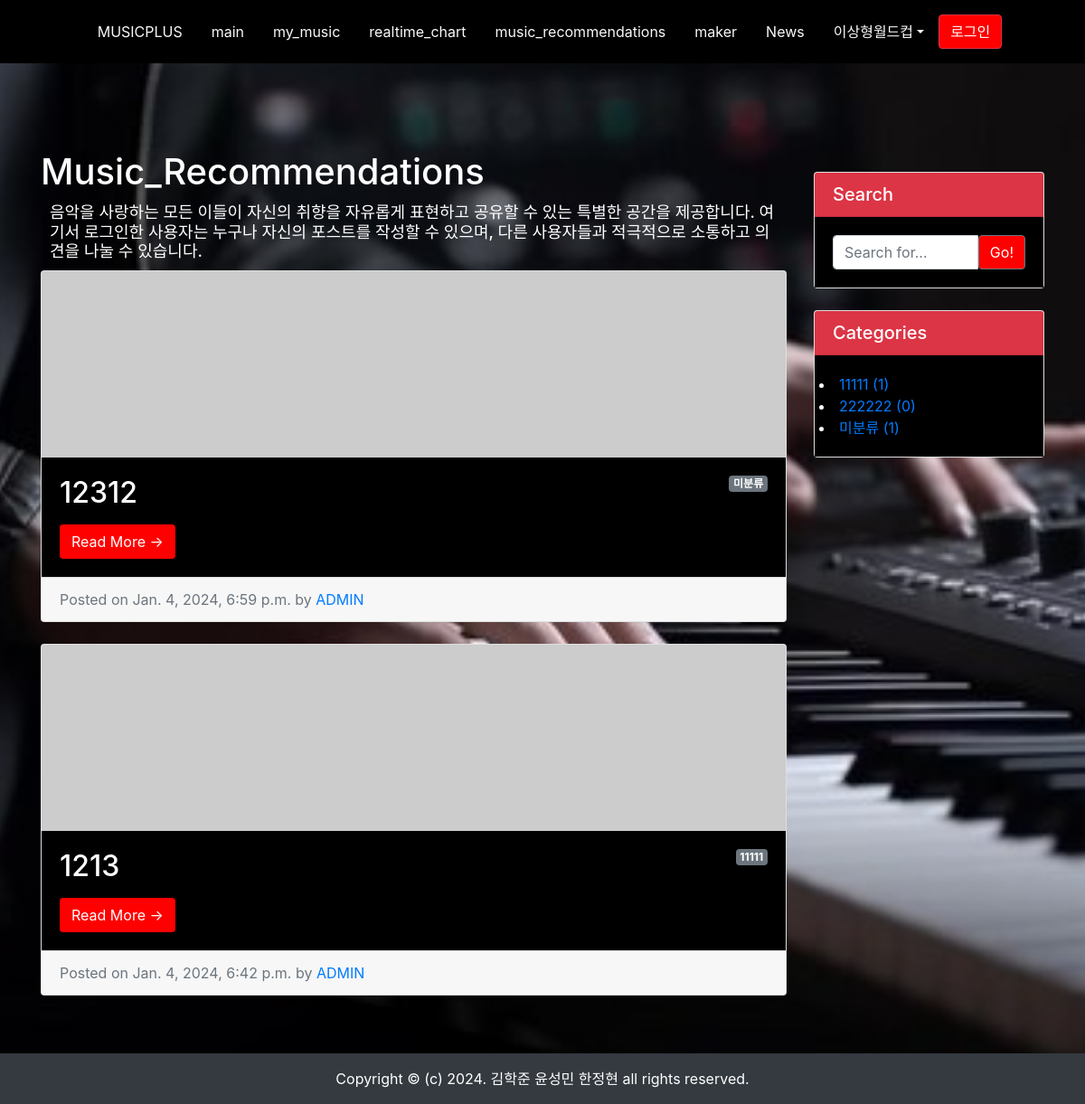
/blog1/, run on the app's committed database.
### blog1/models.py (models this page shows, shortened)
class Post(models.Model):
    title = models.CharField(max_length=30)
    hook_text = models.CharField(max_length=100, blank=True)
    content = MarkdownxField()
    head_image = models.ImageField(upload_to='blog1/images/%Y/%m/%d/', blank=True)
    file_upload = models.FileField(upload_to='blog1/files/%Y/%m/%d/', blank=True)
    created_at = models.DateTimeField(auto_now_add=True)
    updated_at = models.DateTimeField(auto_now=True)
    author = models.ForeignKey(User, on_delete=models.CASCADE, related_name='comments_blog1')
    category = models.ForeignKey(Category, null=True, blank=True, on_delete=models.SET_NULL)
    tags = models.ManyToManyField(Tag, blank=True)
    def get_absolute_url(self): # 객체의 상세 페이지로 이동할 수 있는 링크를 만들 수 있음. url 생성 규칙을 정의하는 메서드
        return f'/blog1/{self.pk}/'
    def get_content_markdown(self):
        return markdown(self.content)

class Category(models.Model):
    name = models.CharField(max_length=50, unique=True)
    slug = models.SlugField(max_length=200, unique=True, allow_unicode=True)
    def __str__(self):
        return self.name
    def get_absolute_url(self):
        return f'/blog1/category/{self.slug}/'
    class Meta:
        verbose_name_plural = 'categories'

### blog1/views.py (the view)
# urls.py: path("", views.PostList.as_view()),
class PostList(ListView):
    model = Post
    ordering = "-pk"
    paginate_by = 5
    def get_context_data(self, **kwargs):
        context = super(PostList, self).get_context_data()
        context["categories"] = Category.objects.all()
        context["no_category_post_count"] = Post.objects.filter(category=None).count()
        return context

### blog1/templates/blog1/post_list.html (shortened to what this page needs)
{% extends "blog/base.html" %}
{% load static %}
{% block main_area %}
    <body class="full-background">
    <h1>Music_Recommendations <br>
        <div class="info">음악을 사랑하는 모든 이들이 자신의 취향을 자유롭게 표현하고 공유할 수 있는 특별한 공간을 제공합니다.
             여기서 로그인한 사용자는 누구나 자신의 포스트를 작성할 수 있으며, 다른 사용자들과 적극적으로 소통하고 의견을 나눌 수 있습니다.</div>
    </h1>
    {% if post_list.exists %}
    {% for p in post_list %}
        <div class="card mb-4" id="post-{{p.pk}}">
            {% if p.head_image %}
                <img class="card-img-top" src="{{ p.head_image.url }}" alt="{{ p }} head image">
            {% else %}
                <img class="card-img-top" src="https://picsum.photos/seed/{{ p.id }}/800/200" alt="random_image">
            {% endif %}
            <div class="card-body">
                {% if p.category %}
                    <span class="badge badge-secondary float-right">{{ p.category }}</span>
                {% else %}
                    <span class="badge badge-secondary float-right">미분류</span>
                {% endif %}
                <h2 class="card-title">{{ p.title }}</h2>
                <a href="{{ p.get_absolute_url }}" class="btn">Read More &rarr;</a>
            </div>
            <div class="card-footer text-muted">
                Posted on {{ p.created_at }} by
                <a href="#">{{p.author | upper}}</a>
            </div>
        </div>
    {% endfor %}
    {% else %}
        <h3>아직 게시물이 없습니다.</h3>
    {% endif %}
</body>
{% endblock %}

### blog/templates/blog/base.html (shortened to what this page needs)
<html lang="en">
{% load static %}
<head>
    <link href="https://cdn.jsdelivr.net/npm/bootstrap@4.5.3/dist/css/bootstrap.min.css" rel="stylesheet">
    <link href="//maxcdn.bootstrapcdn.com/bootstrap/4.0.0/css/bootstrap.min.css" rel="stylesheet" id="bootstrap-css">
    <link rel="stylesheet" href="{% static 'css/main.css' %}" media="screen">
</head>
<body  class="full-background">
    {% include "blog/navbar.html" %}
    <div class="container pt-5 my-5">
        <div class="row">
            <div class="col-md-8 col-lg-9" id="main-area">
    {% block main_area %}
    {% endblock %}
            </div>
            <div class="col-md-4 col-lg-3">
                <div class="card my-4">
                    <h5 class="card-header bg-danger">Search</h5>
                    <div class="card-body">
                        <div class="input-group">
                            <input type="text" class="form-control" placeholder="Search for..." id="search-input">
                            <span class="input-group-btn">
                                <button class="btn btn-secondary" type="button" onclick="searchPost();">Go!</button>
                            </span>
                        </div>
                    </div>
                </div>
                <div class="card my-4" id="Categories-card">
                    <h5 class="card-header bg-danger">Categories</h5>
                    <div class="card-body">
                        <div class="row">
                            <div class=category-list>
                                {% for category in categories %}
                                <li>
                                    <a href="{{ category.get_absolute_url}}">{{ category }} ({{ category.post_set.count }})</a>
                                </li>
                                {% endfor %}
                                <li>
                                    <a href="/blog/category/no_category/">미분류 ({{ no_category_post_count }})</a>
                                </li>
                            </div>
                        </div>
                    </div>
                </div>
            </div>
        </div>
    </div><br><br>
    {% include "blog/footer_1.html" %}
</body>
</html>

### blog/templates/blog/navbar.html (shortened to what this page needs)
    <nav class="custom-navbar">
        <a href="/" class="nav-link">MUSICPLUS</a>
        <div class="navbar-links">
            <a href="/main/" class="nav-link active">main</a>
            <a href="/my_music/" class="nav-link">my_music</a>
            <a href="/realtime_chart/" class="nav-link">realtime_chart</a>
            <a href="/blog1/" class="nav-link">music_recommendations</a>
            <a href="/maker/" class="nav-link">maker</a>
            <a href="/blog/" class="nav-link">News</a>
            <div class="nav-dropdown">
                <a href="#" class="nav-link dropdown-toggle" id="navbarDropdown">이상형월드컵</a>
            </div>
            {% if user.is_authenticated %}
        <span class="navbar-text mr-2">{{ user.username }}</span>
        <a href="{% url 'account_logout' %}" class="btn btn-danger">로그아웃</a>
    {% else %}
        <a href="{% url 'account_login' %}" class="btn btn-danger">로그인</a>
    {% endif %}
        </div>
    </nav>

### blog/templates/blog/footer_1.html (shortened to what this page needs)
<div class="fixed-bottom">
    <footer class="py-3 bg-dark">
        <p class="m-0 text-center text-white"> Copyright &copy; (c) 2024. 김학준 윤성민 한정현 all rights reserved. </p>
    </footer>
</div>

### blog/static/css/main.css (style rules this page uses)
body { background-color: #141414; color : white; }
.custom-navbar { background-color: #000; padding: 1rem; display: flex; align-items: center; justify-content: center; }
.navbar-links { display: flex; align-items: center; justify-content: center; }
.nav-link { color: #f8f9fa; text-decoration: none; padding: 0 1rem; }
.nav-dropdown { position: relative; }

### data on the page
Post: shows "미분류", title "12312", created_at "Jan. 4, 2024, 6:59 p.m.", author "ADMIN"
Post: category "11111", title "1213", created_at "Jan. 4, 2024, 6:42 p.m.", author "ADMIN"
Category: name "11111", post_set.count "1"
Category: name "222222", post_set.count "0"

### other printed values
{{ no_category_post_count }} "1"
